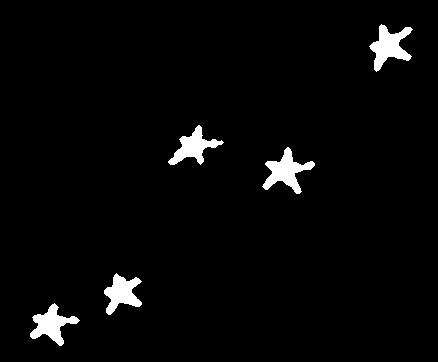
%> input picture assignment/Task 4 Shape Detection/JustStarFishLeft.jpg, 438 x 362 px
$ octave Task4.m   (GNU Octave 9; MATLAB toolbox functions it lacks are replaced by stand-ins)
%> lines starting %> are read from the running program, lines starting %| are printed output that depends on the picture; in (x1, y1, x2, y2) boxes, pixels count from 0 and x2, y2 are one past the last pixel; in counts of white or black regions, pixels touching at a corner belong together; the program's own positions count from 1
% MATLAB script for Assessment Item-1
% Task-4
clear; close all; clc;

%reads images and sets them to a variable
IMG_1 = imread('JustStarFishLeft.jpg');
%> IMG_1 is the input picture: size 362x438 uint8; min 0, max 255, mean 7.4
IMG_2 = imread('Binary_Image_Of_Original.jpg');
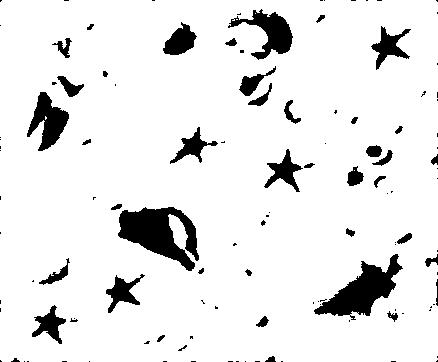
%> input picture assignment/Task 4 Shape Detection/Binary_Image_Of_Original.jpg, 438 x 362 px
%> IMG_2 is the input picture: size 362x438 uint8; min 0, max 255, mean 231.8

%turns the images into binary images as they seem to have changed from
%binary once saved.
Binary_Image_1 = imbinarize(IMG_1);
%> Binary_Image_1: size 362x438 logical; 2.9% white; 5 white regions, box (x1, y1, x2, y2) and area: (262, 147, 315, 194) 1001, (369, 24, 413, 72) 989, (30, 303, 80, 346) 895, (168, 125, 224, 165) 852, (104, 273, 142, 315) 847
Binary_Image_2 = imbinarize(IMG_2);
%> Binary_Image_2: size 362x438 logical; 91% white; 119 black regions (78 under 20 px), largest, box (x1, y1, x2, y2) and area: (118, 207, 199, 271) 2789, (314, 254, 403, 320) 2327, (228, 9, 293, 60) 1301

%Converts image from 1 being nothing to 1 being something and 0 meaining
%nothing. this is only done with the "Binary_Image_Of_Original" as when it
%is written it was in the opposite to how we want it.
for Y_Loop = 1: 362
    for X_Loop = 1: 438

        if(Binary_Image_2(Y_Loop, X_Loop) == 1)

           Binary_Image_2(Y_Loop, X_Loop) = 0;

        elseif (Binary_Image_2(Y_Loop, X_Loop) == 0)

            Binary_Image_2(Y_Loop, X_Loop) = 1;

        end
    end
end
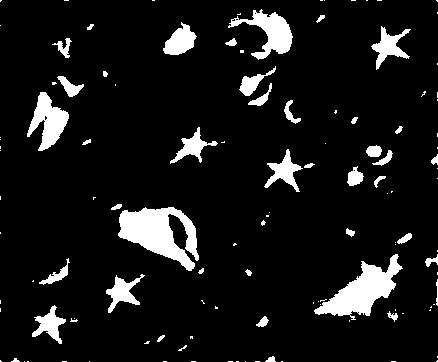
%> Binary_Image_2: size 362x438 logical; 9% white; 119 white regions (78 under 20 px), largest, box (x1, y1, x2, y2) and area: (118, 207, 199, 271) 2789, (314, 254, 403, 320) 2327, (228, 9, 293, 60) 1301


%StarFish boundary and signature creation
%> (the run ends here)
